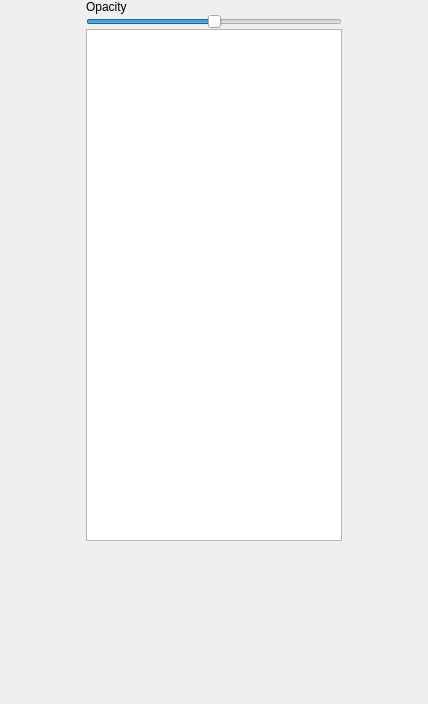
                       <widget class="QWidget" name="scrollAreaWidgetContents">
                        <property name="geometry">
                         <rect>
                          <x>0</x>
                          <y>0</y>
                          <width>428</width>
                          <height>704</height>
                         </rect>
                        </property>
                        <layout class="QGridLayout" name="gridLayout_7">
                         <property name="leftMargin">
                          <number>0</number>
                         </property>
                         <property name="topMargin">
                          <number>0</number>
                         </property>
                         <property name="rightMargin">
                          <number>0</number>
                         </property>
                         <property name="bottomMargin">
                          <number>0</number>
                         </property>
                         <property name="spacing">
                          <number>0</number>
                         </property>
                         <item row="0" column="1">
                          <widget class="QLabel" name="label">
                           <property name="text">
                            <string>Opacity</string>
                           </property>
                          </widget>
                         </item>
                         <item row="1" column="1">
                          <widget class="QSlider" name="horizontalSlider_CollisionTransparency">
                           <property name="minimum">
                            <number>0</number>
                           </property>
                           <property name="maximum">
                            <number>100</number>
                           </property>
                           <property name="value">
                            <number>50</number>
                           </property>
                           <property name="orientation">
                            <enum>Qt::Horizontal</enum>
                           </property>
                          </widget>
                         </item>
                         <item row="2" column="0">
                          <spacer name="horizontalSpacer_18">
                           <property name="orientation">
                            <enum>Qt::Horizontal</enum>
                           </property>
                           <property name="sizeHint" stdset="0">
                            <size>
                             <width>86</width>
                             <height>20</height>
                            </size>
                           </property>
                          </spacer>
                         </item>
                         <item row="2" column="1">
                          <widget class="QGraphicsView" name="graphicsView_Collision">
                           <property name="sizePolicy">
                            <sizepolicy hsizetype="Preferred" vsizetype="Preferred">
                             <horstretch>0</horstretch>
                             <verstretch>0</verstretch>
                            </sizepolicy>
                           </property>
                           <property name="minimumSize">
                            <size>
                             <width>64</width>
                             <height>512</height>
                            </size>
                           </property>
                          </widget>
                         </item>
                         <item row="2" column="2">
                          <spacer name="horizontalSpacer_19">
                           <property name="orientation">
                            <enum>Qt::Horizontal</enum>
                           </property>
                           <property name="sizeHint" stdset="0">
                            <size>
                             <width>86</width>
                             <height>20</height>
                            </size>
                           </property>
                          </spacer>
                         </item>
                         <item row="3" column="1">
                          <spacer name="verticalSpacer_6">
                           <property name="orientation">
                            <enum>Qt::Vertical</enum>
                           </property>
                           <property name="sizeHint" stdset="0">
                            <size>
                             <width>20</width>
                             <height>94</height>
                            </size>
                           </property>
                          </spacer>
                         </item>
                        </layout>
                       </widget>
